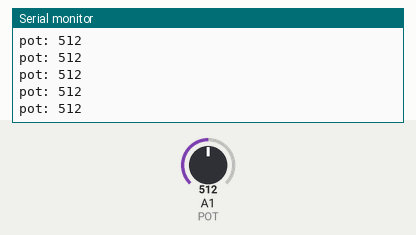
A sketch run on a simulated Arduino Uno, built with avr-gcc and run on an emulated ATmega328P. On the bench: the last lines printed to the serial monitor. The test bench sets the inputs (shaded band); at power-on: A1 (POT) = 512.

Above: at 1.2 s.
1.3 s: A1 (POT) set to 716
At 1.31 s:
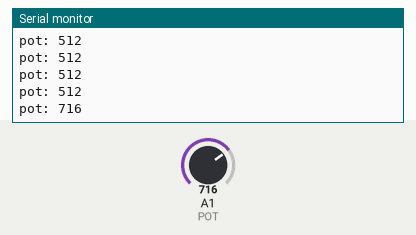
2.8 s: A1 (POT) set to 900
At 2.81 s:
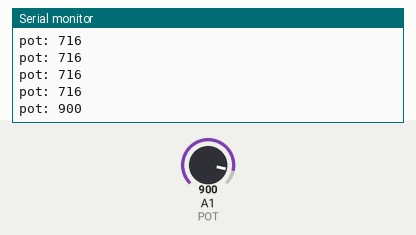
Timing chart, 0 to 5.8 s (numbered marks = the images above; inputs shaded):
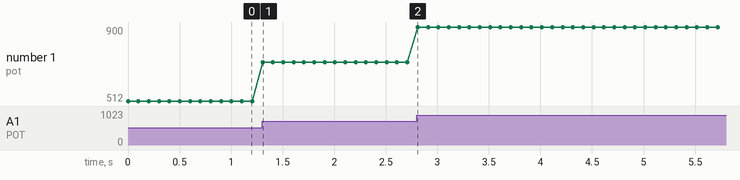

The sketch:

readPot.ino
```cpp
int POT = 1;

void setup() {

  Serial.begin(9600);
  pinMode(POT,INPUT);

}

void loop() {
  int pot = 0;
  pot = analogRead(POT);
  Serial.print("pot: ");
  Serial.println( pot, DEC );

  delay(100);
}
```

Measured:
- after the input at 1.3 s, the serial monitor: prints a new line at once (image 1)
- after the input at 2.8 s, the serial monitor: prints a new line at once (image 2)
- plotted number 1: 512 → 716 after the input at 1.3 s, 716 → 900 after the input at 2.8 s
